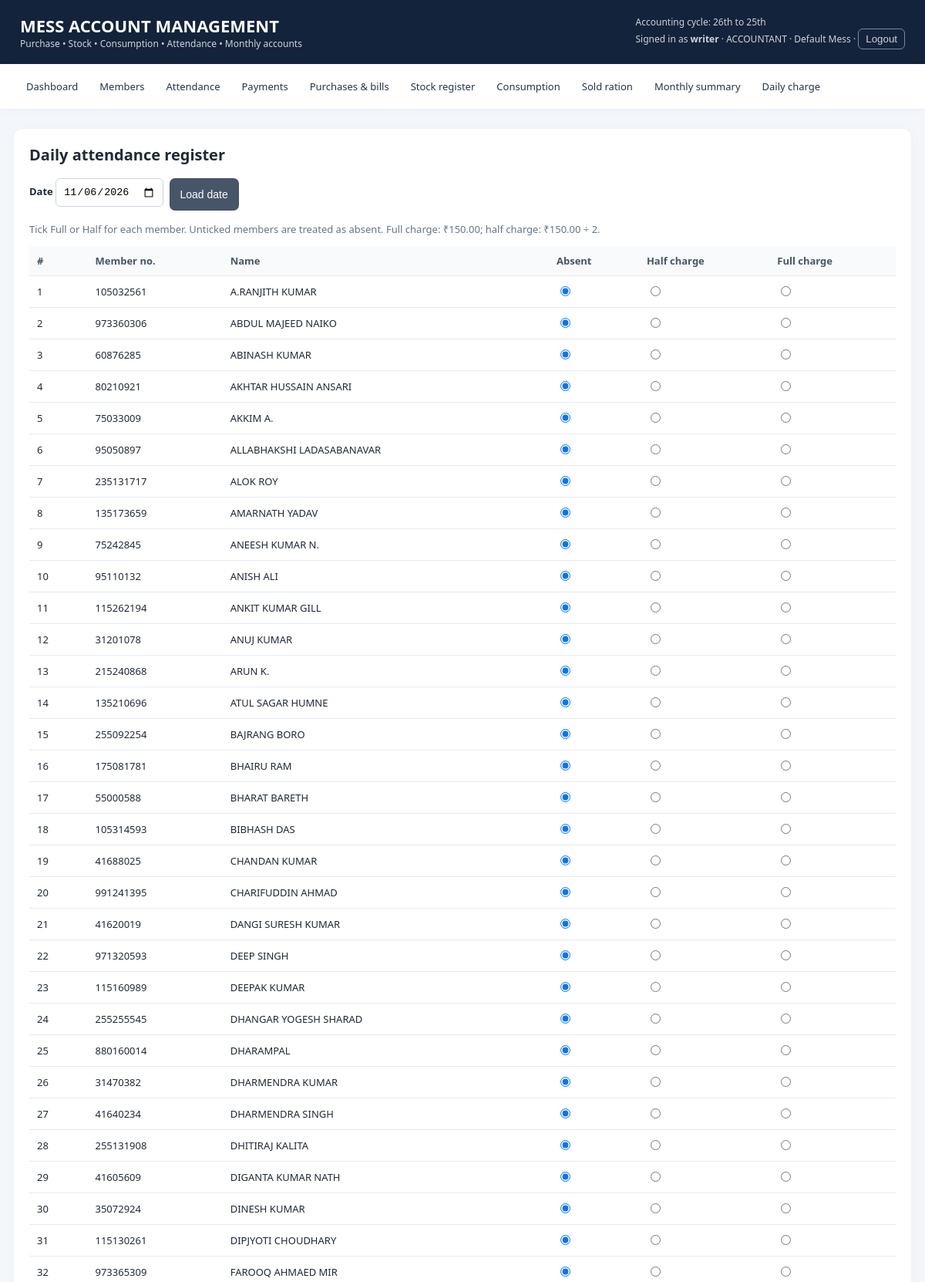
Screenshot of /attendance/ (signed in, upper part) with the database file from the repository.
### mess/models.py (models this page shows, shortened)
class UserMessAccess(models.Model):
    CO = "CO"
    OC = "OC"
    ACCOUNTANT = "ACCOUNTANT"
    ROLE_CHOICES = [
        (CO, "Commanding Officer (CO) – dashboards of assigned messes"),
        (OC, "Officer Commanding (OC) – dashboard of one assigned mess"),
        (ACCOUNTANT, "Accountant – full access to one assigned mess"),
    ]
    user = models.ForeignKey(settings.AUTH_USER_MODEL, on_delete=models.CASCADE, related_name="mess_accesses")
    mess = models.ForeignKey(Mess, on_delete=models.CASCADE, related_name="user_accesses")
    role = models.CharField(max_length=20, choices=ROLE_CHOICES)
    class Meta:
        constraints = [models.UniqueConstraint(fields=["user", "mess"], name="uniq_user_mess_access")]
        ordering = ["user__username", "mess__name"]

class Mess(models.Model):
    name = models.CharField(max_length=150, unique=True)
    code = models.CharField(max_length=30, unique=True, blank=True)
    address = models.TextField(blank=True)
    is_active = models.BooleanField(default=True)
    created_at = models.DateTimeField(auto_now_add=True)

class TenantModel(models.Model):
    mess = models.ForeignKey(Mess, on_delete=models.PROTECT, related_name="%(class)s_records")
    objects = TenantManager()
    all_objects = models.Manager()
    class Meta:
        abstract = True

class MessSetting(TenantModel):
    full_daily_charge = models.DecimalField(max_digits=9, decimal_places=2, default=0, help_text="Full-day charge per member")
    updated_at = models.DateTimeField(auto_now=True)
    @classmethod
    def current(cls):
        active_id = get_active_mess_id()
        if active_id:
            obj, _ = cls.objects.get_or_create(mess_id=active_id, defaults={"full_daily_charge": 0})
            return obj
        return cls.objects.order_by("mess_id").first() or cls(full_daily_charge=0)

class Member(TenantModel):
    member_no = models.CharField(max_length=30)
    name = models.CharField(max_length=150)
    designation = models.CharField(max_length=100, blank=True)
    active = models.BooleanField(default=True)
    joined_on = models.DateField(default=timezone.localdate)
    class Meta:
        ordering = ["name"]
        constraints = [models.UniqueConstraint(fields=["mess", "member_no"], name="uniq_member_no_per_mess")]

### mess/views.py (the view, shortened to what this page needs)
# urls.py: path("attendance/", login_required(views.attendance), name="attendance"), path("payments/", login_required(views.payments), name="payments"), path("payments/add/", login_required(views.payment_add), n
def attendance(request):
    selected=request.GET.get("date") or timezone.localdate().isoformat()
    try: day=date.fromisoformat(selected)
    except ValueError: day=timezone.localdate(); selected=day.isoformat()
    setting=MessSetting.current(); active=list(Member.objects.filter(active=True)); existing={a.member_id:a for a in Attendance.objects.filter(date=day)}
    rows=[]
    for m in active: rows.append({"member":m,"status":existing[m.id].status if m.id in existing else "ABSENT"})
    income=sum(((setting.full_daily_charge if r["status"]=="FULL" else setting.full_daily_charge/Decimal("2") if r["status"]=="HALF" else Decimal("0")) for r in rows),Decimal("0"))
    return render(request,"mess/attendance.html",{"rows":rows,"selected":selected,"charge":setting.full_daily_charge,"income":income})

### mess/models.py (called while the page is built)
def set_tenant_context(scope, active_mess_id=None):
    return (_tenant_scope.set(scope), _active_mess_id.set(active_mess_id))

def reset_tenant_context(tokens):
    _tenant_scope.reset(tokens[0])
    _active_mess_id.reset(tokens[1])

def get_active_mess_id():
    return _active_mess_id.get()

    def get_queryset(self):
        qs = super().get_queryset()
        scope = _tenant_scope.get()
        if scope is not None:
            return qs.filter(mess_id__in=scope)
        return qs

### mess/templates/mess/attendance.html
{% extends 'mess/base.html' %}{% block content %}<div class="panel"><h2>Daily attendance register</h2><form method="get" class="actions no-print"><label>Date <input type="date" name="date" value="{{ selected }}"></label><button class="btn secondary" type="submit">Load date</button></form><p class="muted">Tick Full or Half for each member. Unticked members are treated as absent. Full charge: ₹{{ charge }}; half charge: ₹{{ charge|floatformat:2 }} ÷ 2.</p><form method="post">{% csrf_token %}<input type="hidden" name="date" value="{{ selected }}"><div class="table-wrap"><table><tr><th>#</th><th>Member no.</th><th>Name</th><th>Absent</th><th>Half charge</th><th>Full charge</th></tr>{% for r in rows %}<tr><td>{{ forloop.counter }}</td><td>{{ r.member.member_no }}</td><td>{{ r.member.name }}</td><td><input type="radio" name="status_{{ r.member.id }}" value="ABSENT" {% if r.status == 'ABSENT' %}checked{% endif %}></td><td><input type="radio" name="status_{{ r.member.id }}" value="HALF" {% if r.status == 'HALF' %}checked{% endif %}></td><td><input type="radio" name="status_{{ r.member.id }}" value="FULL" {% if r.status == 'FULL' %}checked{% endif %}></td></tr>{% empty %}<tr><td colspan="6">No active members. Add members first.</td></tr>{% endfor %}</table></div><p><button class="btn" type="submit">Save attendance</button></p></form></div>{% endblock %}

### mess/templates/mess/base.html (shortened to what this page needs)
<!doctype html><html lang="en"><head><meta charset="utf-8"><meta name="viewport" content="width=device-width, initial-scale=1"><title>{% block title %}Mess Accounts{% endblock %}</title></head><body><header><div><h1>MESS ACCOUNT MANAGEMENT</h1><div class="sub">Purchase • Stock • Consumption • Attendance • Monthly accounts</div></div><div class="sub">Accounting cycle: 26th to 25th<br>{% if request.user.is_authenticated %}Signed in as <strong>{{ request.user.username }}</strong>{% if request.mess_role %} · {{ request.mess_role }}{% endif %}{% if request.active_mess %} · {{ request.active_mess.name }}{% endif %} · <form method="post" action="{% url 'logout' %}" style="display:inline">{% csrf_token %}<button type="submit" style="background:transparent;color:white;border:1px solid #94a3b8;border-radius:6px;padding:5px 9px;cursor:pointer">Logout</button></form>{% endif %}</div></header><nav><a href="/">Dashboard</a>{% if request.mess_role == "ACCOUNTANT" or request.mess_role == "SUPERUSER" %}<a href="/members/">Members</a><a href="/attendance/">Attendance</a><a href="/payments/">Payments</a><a href="/purchases/">Purchases & bills</a><a href="/stock/">Stock register</a><a href="/consumption/">Consumption</a><a href="/sold-ration/">Sold ration</a><a href="/summary/">Monthly summary</a><a href="/settings/">Daily charge</a>{% endif %}{% if request.user.is_superuser %}<a href="/admin/">Admin / User mapping</a>{% endif %}</nav>
<main>{% if messages %}<ul class="messages">{% for message in messages %}<li>{{ message }}</li>{% endfor %}</ul>{% endif %}{% block content %}{% endblock %}</main></body></html>

### mess/templates/mess/base.html (style rules this page uses)
:root { --navy:#13233b;--blue:#1d4ed8;--bg:#f3f6fb;--text:#1f2937 }
* { box-sizing:border-box }
body { margin:0;font-family:Segoe UI,Arial,sans-serif;background:var(--bg);color:var(--text) }
header { background:var(--navy);color:white;padding:18px 26px;display:flex;justify-content:space-between;align-items:center;gap:12px;flex-wrap:wrap }
header h1 { margin:0;font-size:22px }
.sub { font-size:12px;opacity:.8 }
nav { background:#fff;padding:12px 24px;display:flex;gap:8px;flex-wrap:wrap;box-shadow:0 2px 8px #0000000a }
nav a { color:#243449;text-decoration:none;padding:8px 10px;border-radius:7px;font-size:13px }
main { max-width:1200px;margin:26px auto;padding:0 18px }
.panel,.metric { background:white;border-radius:12px;padding:20px;box-shadow:0 3px 14px #12233b0a;margin-bottom:18px }
h2 { margin-top:0;font-size:20px }
table { border-collapse:collapse;width:100%;background:#fff }
th,td { text-align:left;padding:10px;border-bottom:1px solid #e5eaf1;font-size:13px }
th { background:#f8fafc;color:#475569 }
.table-wrap { overflow:auto }
.btn { display:inline-block;background:var(--blue);color:white;border:0;border-radius:7px;padding:10px 14px;text-decoration:none;cursor:pointer;font-size:14px }
.btn.secondary { background:#475569 }
.form-control,input,select { padding:9px;border:1px solid #cbd5e1;border-radius:6px;max-width:100% }
label { font-size:13px;font-weight:600;display:block;margin-bottom:5px }
.actions { display:flex;gap:8px;flex-wrap:wrap;margin-bottom:15px }
.muted { color:#64748b;font-size:13px }

### rows the page displays
UserMessAccess: mess_role "ACCOUNTANT"
Mess: active_mess.name "Default Mess"
MessSetting: full_daily_charge "150.00"
Member: member.member_no "105032561", member.name "A.RANJITH KUMAR"
Member: member.member_no "973360306", member.name "ABDUL MAJEED NAIKO"
Member: member.member_no "60876285", member.name "ABINASH KUMAR"
Member: member.member_no "80210921", member.name "AKHTAR HUSSAIN ANSARI"
Member: member.member_no "75033009", member.name "AKKIM A."
Member: member.member_no "95050897", member.name "ALLABHAKSHI LADASABANAVAR"
Member: member.member_no "235131717", member.name "ALOK ROY"
Member: member.member_no "135173659", member.name "AMARNATH YADAV"
Member: member.member_no "75242845", member.name "ANEESH KUMAR N."
Member: member.member_no "95110132", member.name "ANISH ALI"
Member: member.member_no "115262194", member.name "ANKIT KUMAR GILL"
Member: member.member_no "31201078", member.name "ANUJ KUMAR"
Member: member.member_no "215240868", member.name "ARUN K."
Member: member.member_no "135210696", member.name "ATUL SAGAR HUMNE"
Member: member.member_no "255092254", member.name "BAJRANG BORO"
Member: member.member_no "175081781", member.name "BHAIRU RAM"
Member: member.member_no "55000588", member.name "BHARAT BARETH"
Member: member.member_no "105314593", member.name "BIBHASH DAS"
Member: member.member_no "41688025", member.name "CHANDAN KUMAR"
Member: member.member_no "991241395", member.name "CHARIFUDDIN AHMAD"
Member: member.member_no "41620019", member.name "DANGI SURESH KUMAR"
Member: member.member_no "971320593", member.name "DEEP SINGH"
Member: member.member_no "115160989", member.name "DEEPAK KUMAR"
Member: member.member_no "255255545", member.name "DHANGAR YOGESH SHARAD"
Member: member.member_no "880160014", member.name "DHARAMPAL"
Member: member.member_no "31470382", member.name "DHARMENDRA KUMAR"
Member: member.member_no "41640234", member.name "DHARMENDRA SINGH"
Member: member.member_no "255131908", member.name "DHITIRAJ KALITA"
Member: member.member_no "41605609", member.name "DIGANTA KUMAR NATH"
Member: member.member_no "35072924", member.name "DINESH KUMAR"
Member: member.member_no "115130261", member.name "DIPJYOTI CHOUDHARY"
Member: member.member_no "973365309", member.name "FAROOQ AHMAED MIR"

### other values shown
{{ request.user.username }} "writer"
